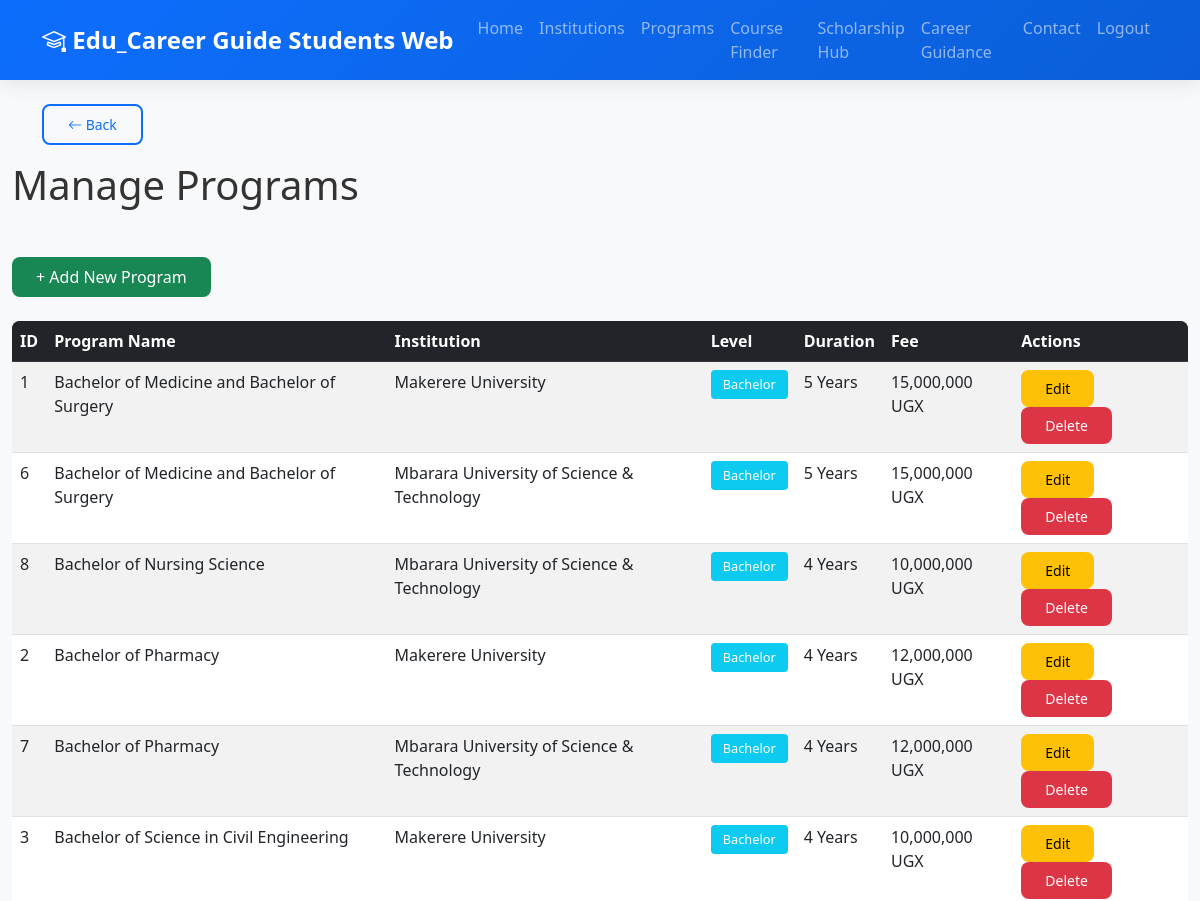
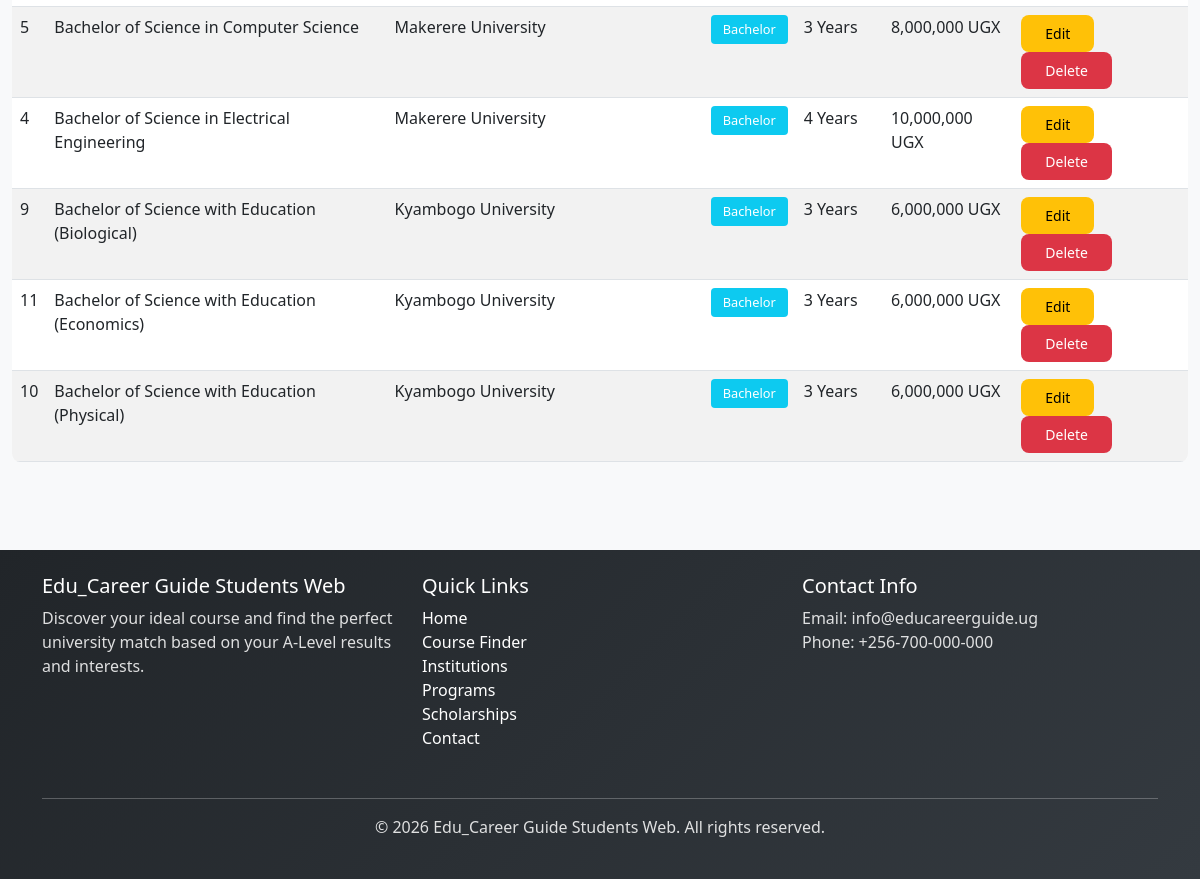
Screenshot of /admin/programs.php (signed in) with the database file from the repository (2 pictures, top to bottom).
### tables this page shows
CREATE TABLE `programs` (
  `id` INT AUTO_INCREMENT PRIMARY KEY,
  `institution_id` INT NOT NULL,
  `program_code` VARCHAR(10),
  `level` ENUM('Certificate', 'Diploma', 'Bachelor', 'Master', 'PhD') NOT NULL,
  `name` VARCHAR(150) NOT NULL,
  `duration` VARCHAR(50),
  `duration_years` INT,
  `fee_estimate` VARCHAR(100),
  `cutoff_info` TEXT COMMENT 'Entry-level cut-off points',
  `description` TEXT,
  `faculty` VARCHAR(100),
  `essential_subjects` TEXT,
  `relevant_subjects` TEXT,
  `desirable_subjects` TEXT,
  `cutoff_points_2023` DECIMAL(5,2),
  `cutoff_points_2022` DECIMAL(5,2),
  `cutoff_points_2021` DECIMAL(5,2),
  `sponsorship_type` ENUM('Government', 'Private', 'Both') DEFAULT 'Both',
  `application_fee` DECIMAL(10,2),
  `created_at` TIMESTAMP DEFAULT CURRENT_TIMESTAMP,
  `updated_at` TIMESTAMP DEFAULT CURRENT_TIMESTAMP ON UPDATE CURRENT_TIMESTAMP,
  FOREIGN KEY (`institution_id`) REFERENCES `institutions`(`id`) ON DELETE CASCADE,
  INDEX `idx_institution` (`institution_id`),
  INDEX `idx_level` (`level`),
  INDEX `idx_code` (`program_code`),
  INDEX `idx_faculty` (`faculty`)
);

CREATE TABLE `institutions` (
  `id` INT AUTO_INCREMENT PRIMARY KEY,
  `name` VARCHAR(150) NOT NULL,
  `short_name` VARCHAR(20),
  `short_description` TEXT,
  `address` VARCHAR(255),
  `region` VARCHAR(100),
  `logo_path` VARCHAR(255),
  `contact_email` VARCHAR(100),
  `phone` VARCHAR(20),
  `website` VARCHAR(255),
  `university_type` ENUM('Public', 'Private') DEFAULT 'Public',
  `established_year` YEAR,
  `student_capacity` INT,
  `application_deadline` DATE,
  `created_at` TIMESTAMP DEFAULT CURRENT_TIMESTAMP,
  `updated_at` TIMESTAMP DEFAULT CURRENT_TIMESTAMP ON UPDATE CURRENT_TIMESTAMP,
  INDEX `idx_region` (`region`),
  INDEX `idx_name` (`name`),
  INDEX `idx_type` (`university_type`)
);

### includes/Database.php (called while the page is built, shortened)
<?php
class Database {
    private $pdo;
    private static $instance = null;
    private function __construct() {
        $port = defined('DB_PORT') ? DB_PORT : '3306';
        $dsn = sprintf(
            'mysql:host=%s;port=%s;dbname=%s;charset=utf8mb4',
            DB_HOST,
            $port,
            DB_NAME
        );
        $opts = [
            PDO::ATTR_ERRMODE => PDO::ERRMODE_EXCEPTION,
            PDO::ATTR_DEFAULT_FETCH_MODE => PDO::FETCH_ASSOC,
            PDO::ATTR_EMULATE_PREPARES => false,
        ];
        try {
            $this->pdo = new PDO($dsn, DB_USER, DB_PASS, $opts);
        } catch (PDOException $e) {
            error_log('Database connection failed: ' . $e->getMessage());
            if (class_exists('Config') && Config::isDevelopment()) {
                die('Database connection failed: ' . htmlspecialchars($e->getMessage()));
            }
            die('Database connection failed. Please try again later.');
        }
    }
    public static function getInstance() {
        if (self::$instance === null) {
            self::$instance = new self();
        }
        return self::$instance;
    }
    public function execute($query, $params = []) {
        try {
            $stmt = $this->pdo->prepare($query);
            $stmt->execute($params);
            return $stmt;
        } catch (PDOException $e) {
            error_log('Database Error: ' . $e->getMessage());
            $this->lastStatement = null;
            return false;
        }
    }
    public function fetchOne($query, $params = []) {
        $stmt = $this->execute($query, $params);
        $row = $stmt->fetch();
        return $row ?: null;
    }
    public function fetchAll($query, $params = []) {
        $stmt = $this->execute($query, $params);
        return $stmt->fetchAll();
    }
}

### includes/Program.php (called while the page is built, shortened)
<?php
class Program {
    private $db;
    public function __construct() {
        $this->db = Database::getInstance();
    }
    public function getAll() {
        return $this->db->fetchAll(
            'SELECT p.*, i.name AS institution_name FROM programs p
             INNER JOIN institutions i ON p.institution_id = i.id
             ORDER BY p.name ASC'
        );
    }
}

### includes/Sanitizer.php (called while the page is built, shortened)
<?php
class Sanitizer {
    public static function escape($output) {
        return htmlspecialchars($output, ENT_QUOTES, 'UTF-8');
    }
}
?>

### includes/Institution.php (called while the page is built, shortened)
<?php
class Institution {
    private $db;
    public function __construct() {
        $this->db = Database::getInstance();
    }
    public function getById($id) {
        return $this->db->fetchOne(
            'SELECT * FROM institutions WHERE id = ?',
            [$id]
        );
    }
}
?>

### admin/programs.php (the view, shortened to what this page needs)
<?php
require_once '../config.php';
require_once '../includes/Database.php';
require_once '../includes/Program.php';
require_once '../includes/Institution.php';
require_once '../includes/Sanitizer.php';
$program = new Program();
$institution = new Institution();
$programs = $program->getAll();
?>
<?php require_once '../includes/header.php'; ?>
<div class="container-fluid">
    <div class="row mb-4">
        <div class="col-12">
            <h1 class="mb-4">Manage Programs</h1>
        </div>
    </div>
    <div class="row mb-4">
        <div class="col-12">
            <a href="program-form.php" class="btn btn-success">+ Add New Program</a>
        </div>
    </div>
    <div class="table-responsive">
        <table class="table table-striped table-hover">
            <thead class="table-dark">
                <tr>
                    <th>ID</th>
                    <th>Program Name</th>
                    <th>Institution</th>
                    <th>Level</th>
                    <th>Duration</th>
                    <th>Fee</th>
                    <th>Actions</th>
                </tr>
            </thead>
            <tbody>
                <?php foreach ($programs as $prog): ?>
                <tr>
                    <td><?php echo $prog['id']; ?></td>
                    <td><?php echo Sanitizer::escape($prog['name']); ?></td>
                    <td><?php echo Sanitizer::escape($institution->getById($prog['institution_id'])['name']); ?></td>
                    <td><span class="badge bg-info"><?php echo Sanitizer::escape($prog['level']); ?></span></td>
                    <td><?php echo Sanitizer::escape($prog['duration']); ?></td>
                    <td><?php echo Sanitizer::escape($prog['fee_estimate']); ?></td>
                    <td>
                        <a href="program-form.php?id=<?php echo $prog['id']; ?>" class="btn btn-sm btn-warning">Edit</a>
                        <a href="?delete=<?php echo $prog['id']; ?>" class="btn btn-sm btn-danger" onclick="return confirm('Are you sure?')">Delete</a>
                    </td>
                </tr>
                <?php endforeach; ?>
            </tbody>
        </table>
    </div>
</div>
<?php require_once '../includes/footer.php'; ?>

### assets/css/style.css (style rules this page uses)
:root { --primary-color: #0d6efd; --secondary-color: #6c757d; --success-color: #198754; --danger-color: #dc3545; --warning-color: #ffc107; --info-color: #0dcaf0; }
* { margin: 0; padding: 0; box-sizing: border-box; }
body { font-family: "Segoe UI", Tahoma, Geneva, Verdana, sans-serif; background-color: #f8f9fa; color: #333; }
.btn { border-radius: 6px; font-weight: 500; transition: all 0.3s ease; }
.table { background-color: white; border-radius: 8px; overflow: hidden; }
.table thead { background-color: #212529; color: white; }
.btn { border-radius: 8px; font-weight: 500; padding: 0.5rem 1.5rem; transition: all 0.3s ease; border: none; }
.badge { padding: 0.5rem 1rem; border-radius: 20px; font-weight: 500; font-size: 0.8rem; }
.badge { padding: 0.5rem 0.75rem; border-radius: 4px; font-weight: 500; }

### rows the page displays
programs: id "1", name "Bachelor of Medicine and Bachelor of Surgery", institution.name "Makerere University", level "Bachelor", duration "5 Years", fee_estimate "15,000,000 UGX"
programs: id "6", name "Bachelor of Medicine and Bachelor of Surgery", institution.name "Mbarara University of Science & Technology", level "Bachelor", duration "5 Years", fee_estimate "15,000,000 UGX"
programs: id "8", name "Bachelor of Nursing Science", institution.name "Mbarara University of Science & Technology", level "Bachelor", duration "4 Years", fee_estimate "10,000,000 UGX"
programs: id "2", name "Bachelor of Pharmacy", institution.name "Makerere University", level "Bachelor", duration "4 Years", fee_estimate "12,000,000 UGX"
programs: id "7", name "Bachelor of Pharmacy", institution.name "Mbarara University of Science & Technology", level "Bachelor", duration "4 Years", fee_estimate "12,000,000 UGX"
programs: id "3", name "Bachelor of Science in Civil Engineering", institution.name "Makerere University", level "Bachelor", duration "4 Years", fee_estimate "10,000,000 UGX"
programs: id "5", name "Bachelor of Science in Computer Science", institution.name "Makerere University", level "Bachelor", duration "3 Years", fee_estimate "8,000,000 UGX"
programs: id "4", name "Bachelor of Science in Electrical Engineering", institution.name "Makerere University", level "Bachelor", duration "4 Years", fee_estimate "10,000,000 UGX"
programs: id "9", name "Bachelor of Science with Education (Biological)", institution.name "Kyambogo University", level "Bachelor", duration "3 Years", fee_estimate "6,000,000 UGX"
programs: id "11", name "Bachelor of Science with Education (Economics)", institution.name "Kyambogo University", level "Bachelor", duration "3 Years", fee_estimate "6,000,000 UGX"
programs: id "10", name "Bachelor of Science with Education (Physical)", institution.name "Kyambogo University", level "Bachelor", duration "3 Years", fee_estimate "6,000,000 UGX"

### other values shown
APP_NAME "Edu_Career Guide Students Web"
